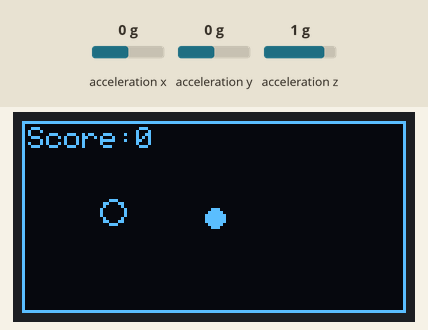
Simulated run of this sketch. Board: Arduino Uno, built with avr-gcc and run on an emulated ATmega328P. Shown: 128×64 one-colour display. The test bench sets the inputs (shaded band); at power-on: acceleration x 0 g, acceleration y 0 g, acceleration z 1 g. Random numbers use the default seed unless the sketch sets one.

Above: at 1.2 s.
1.3 s: acceleration x set to -1.4 g
At 2.7 s:
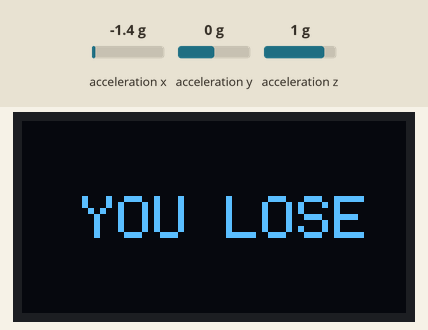
3.0 s: acceleration x set to 0 g
At 4.6 s:
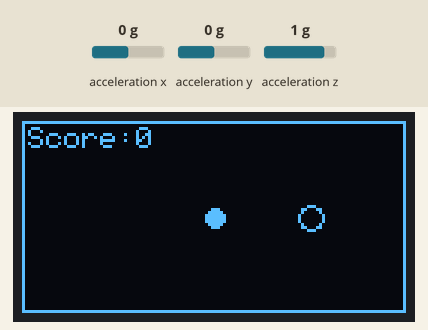
5.4 s: acceleration y set to -1.4 g
At 5.47 s:
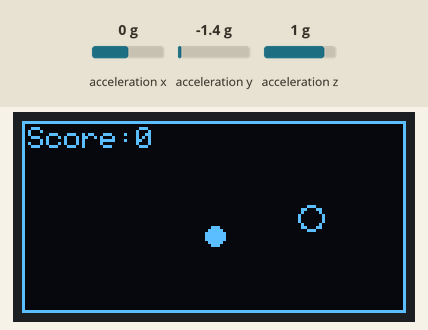
7.1 s: acceleration y set to -0.8 g
At 7.79 s:
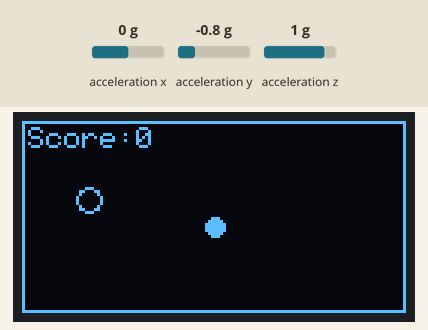
9.2 s: acceleration y set to 1.4 g
At 10.41 s:
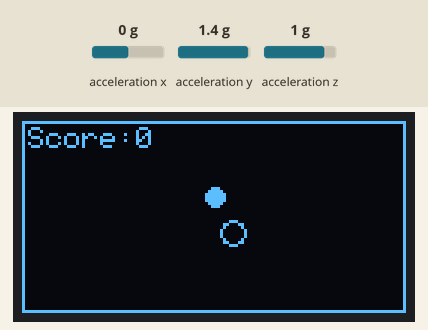
Timing chart, 0 to 12.2 s (numbered marks = the images above; inputs shaded):
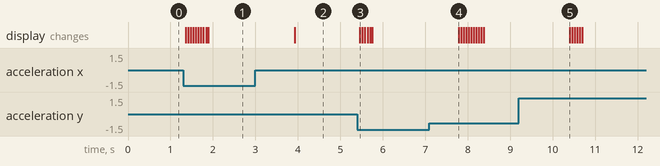

The sketch:

Ball_score_5_oled.ino
```cpp
#include <Wire.h>
#include <Adafruit_GFX.h>
#include <Adafruit_SSD1306.h>
#include <Adafruit_ADXL345_U.h>

#define SCREEN_WIDTH 128
#define SCREEN_HEIGHT 64

Adafruit_SSD1306 display(SCREEN_WIDTH, SCREEN_HEIGHT, &Wire, -1);
Adafruit_ADXL345_Unified accel = Adafruit_ADXL345_Unified(123);

// Ball
int ballX = 64;
int ballY = 32;
int ballR = 3;

// Target
int targetX = 30;
int targetY = 30;

// Score
int score = 0;

// Game state
bool gameOver = false;
bool gameWin = false;

void resetGame() {
  ballX = 64;
  ballY = 32;
  score = 0;
  targetX = random(10, SCREEN_WIDTH - 10);
  targetY = random(10, SCREEN_HEIGHT - 10);
  gameOver = false;
  gameWin = false;
}

void setup() {
  Wire.begin();
  display.begin(SSD1306_SWITCHCAPVCC, 0x3C);
  display.clearDisplay();

  if (!accel.begin()) {
    while (1);
  }

  accel.setRange(ADXL345_RANGE_2_G);
  randomSeed(analogRead(A0));
}

void loop() {

  // LOSE screen → restart after 2 seconds
  if (gameOver) {
    display.clearDisplay();
    display.setTextSize(2);
    display.setTextColor(SSD1306_WHITE);
    display.setCursor(20, 25);
    display.print("YOU LOSE");
    display.display();

    delay(2000);
    resetGame();
    return;
  }

  // WIN screen → stop game
  if (gameWin) {
    display.clearDisplay();
    display.setTextSize(2);
    display.setTextColor(SSD1306_WHITE);
    display.setCursor(20, 25);
    display.print("YOU WIN");
    display.display();
    while (1);
  }

  sensors_event_t event;
  accel.getEvent(&event);

  // Move ball using tilt
  ballX += event.acceleration.x * 0.5;
  ballY -= event.acceleration.y * 0.5;

  // Boundary hit → LOSE
  if (ballX <= ballR || ballX >= SCREEN_WIDTH - ballR ||
      ballY <= ballR || ballY >= SCREEN_HEIGHT - ballR) {
    gameOver = true;
  }

  // Target hit → score
  if (abs(ballX - targetX) < 6 && abs(ballY - targetY) < 6) {
    score++;
    targetX = random(10, SCREEN_WIDTH - 10);
    targetY = random(10, SCREEN_HEIGHT - 10);

    if (score >= 5) {
      gameWin = true;
    }
  }

  // Draw game
  display.clearDisplay();
  display.drawRect(0, 0, SCREEN_WIDTH, SCREEN_HEIGHT, SSD1306_WHITE);
  display.fillCircle(ballX, ballY, ballR, SSD1306_WHITE);
  display.drawCircle(targetX, targetY, 4, SSD1306_WHITE);

  display.setTextSize(1);
  display.setCursor(2, 2);
  display.print("Score:");
  display.print(score);

  display.display();
  delay(30);
}
```

Measured:
- after the input at 1.3 s, the display: first changes after 0.06 s (image 1 shows a later state)
- after the input at 5.4 s, the display: changes after 0.06 s (image 3)
